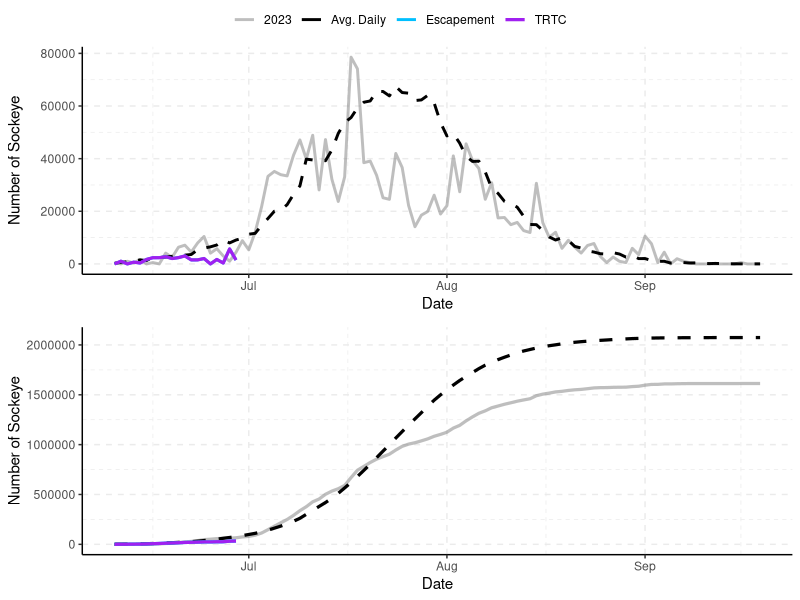
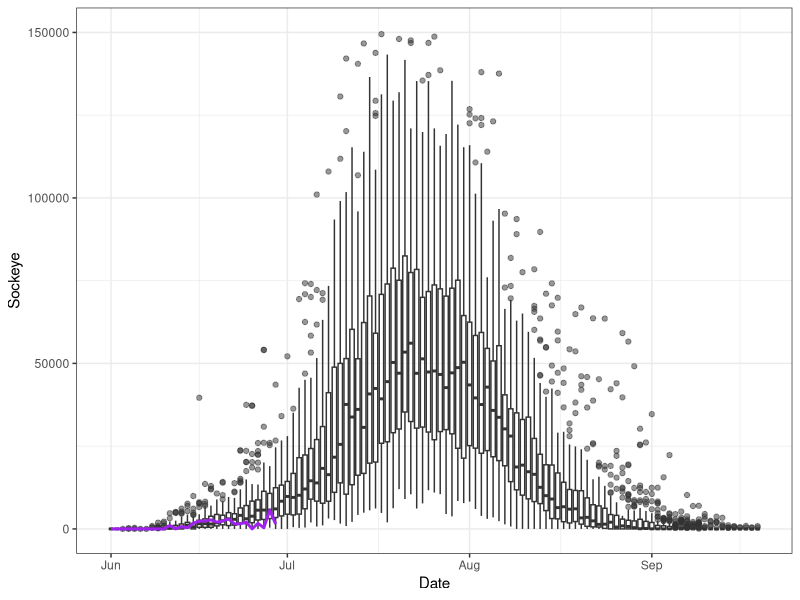
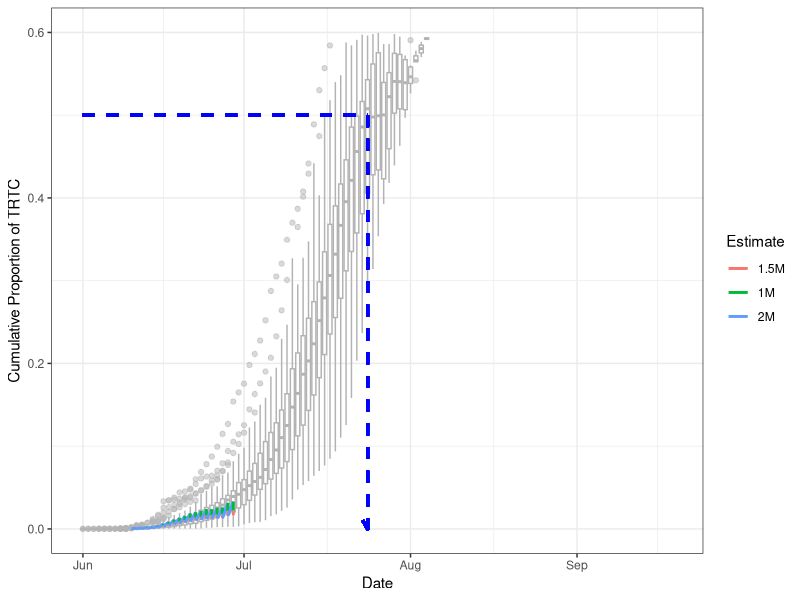
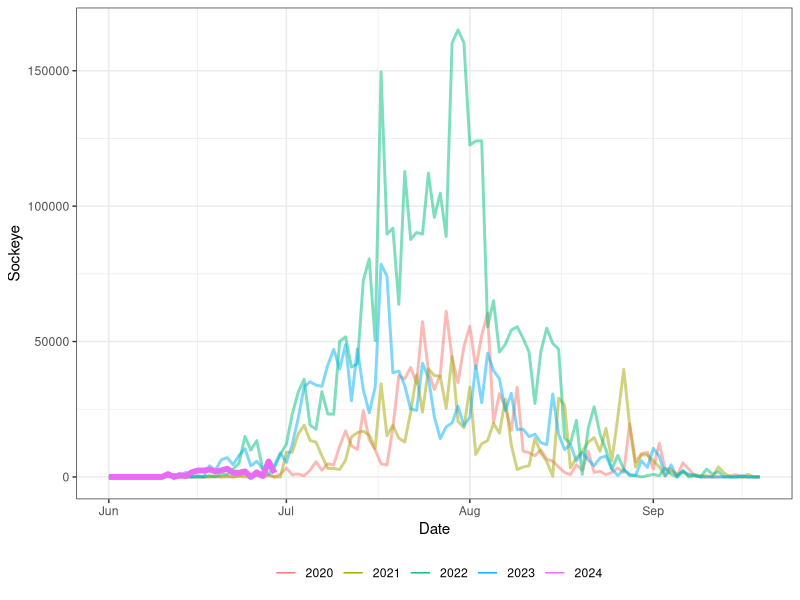
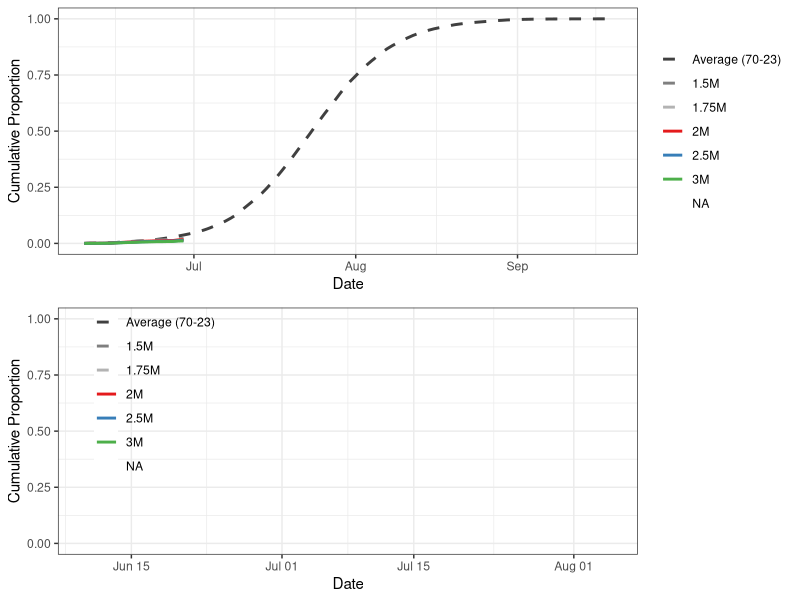
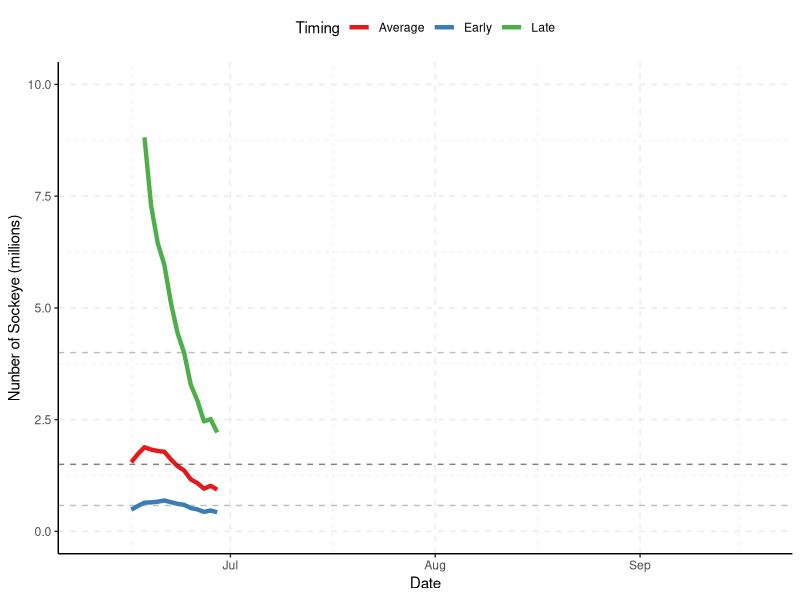
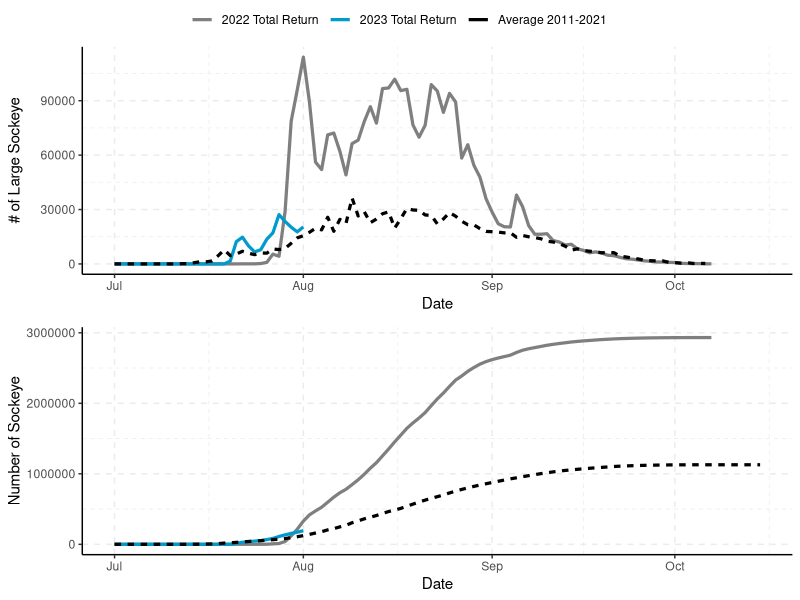
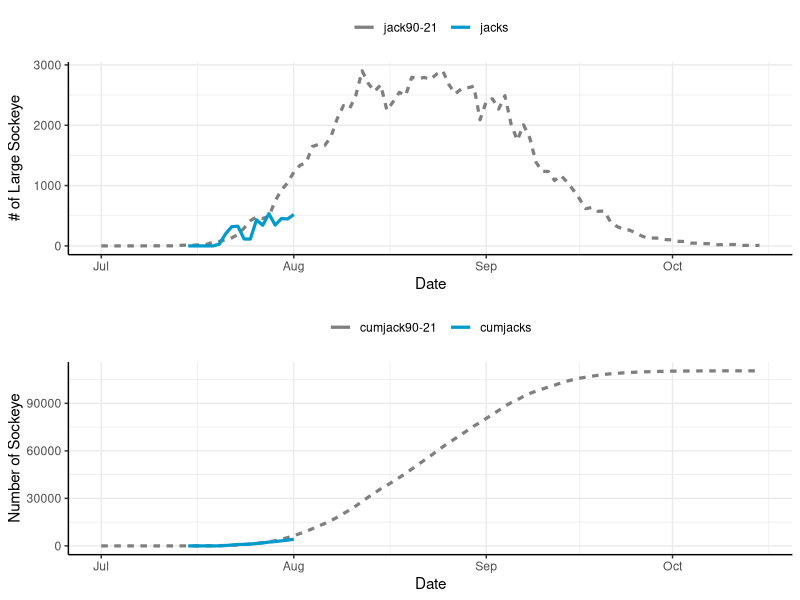

R code for these plots, in order:
## ---- chunk 1
library(tidyverse)
library(data.table)
library(readxl)
library(knitr)
library(ggpubr)
library(kableExtra)

options(scipen=10000)
## ---- chunk 2
data<-read_excel("data/tyee and catch and fence in-season updates 2024.xlsx",sheet="Tyee")
data$Date<-as.Date(data$Date)
## ---- chunk 3
tyee.day<-as.Date("2024-06-29")
tyee.date<-"June 29"
fence.day<-as.Date("2024-06-29")
fence.date<-"June 29"
## ---- chunk 4
i<-match(tyee.day,data$Date)

average<-data$average[i]

e<-data$cumtyee[i]
t<-data$cumtrtc[i]
c<-data$cumcatch[i]

avgper<-round(data$Runtiming[i],3)*100
earlyper<-round(data$Runtiming[i+7],3)*100
lateper<-round(data$Runtiming[i-7],3)*100

#stat2<-data.frame(`Cumulative to Date`=c("Escapement Past Tyee","TRTC (Escapement+Catch)","Catch (preliminary"),`Number of Sockeye`=c(e,t,c))
#kable(stat2,caption=paste0("Cumulative escapement, TRTC, and catch to ",todate,"."))

stat3<-data.frame(`Cumulative to Date`=c("Escapement Past Tyee","TRTC (Escapement+Catch)","Catch (preliminary)"),`Number of Sockeye`=c(e,t,c),
                  `Run Timing`=c("Average","One week early","One week late"),`Percent Through`=c(avgper,earlyper,lateper))

kable(stat3,caption=paste0("Cumulative escapement, TRTC, and catch to ",tyee.date,"."))

## ---- chunk 5
escandtrtcdaily<-data%>%select(Date,Escapement=esctyee,TRTC=`dailytrtc`,`Avg. Daily`=`average70-23`,"2023"=esc23)%>%
  pivot_longer(2:5,values_to="Number of Sockeye",names_to="Type")%>%
  mutate(lt=case_when(Type=="Escapement"|Type=="TRTC"~"2024",
                      Type=="Avg. Daily"~"Average",
                      Type=="2023"~"2023"))

t1<-ggplot(escandtrtcdaily,aes(x=Date,y=`Number of Sockeye`,color=Type,linetype=lt,size=Type,alpha=Type))+
  geom_line()+
  scale_size_manual(values=c(1,1,1,1.1))+
  scale_alpha_manual(values=c(.5,1,1,1))+
  scale_color_manual(values=c("grey50","black","deepskyblue1","purple"))+
  scale_linetype_manual(values=c("solid","solid","dashed"))+
  theme_classic()+
  grids(linetype = "dashed")+
  theme(legend.title = element_blank(),legend.position = "top")+
  guides(linetype="none")


escandtrtccum<-data%>%select(Date,Escapement=cumtyee,TRTC=cumtrtc,`Avg. Cumulative`=`cum70-23`,"2023"=cum23)%>%
  pivot_longer(2:5,values_to="Number of Sockeye",names_to="Type")%>%
  mutate(lt=case_when(Type=="Escapement"|Type=="TRTC"~"2024",
                      Type=="Avg. Cumulative"~"Average",
                      Type=="2023"~"2023"))

t2<-ggplot(escandtrtccum,aes(x=Date,y=`Number of Sockeye`,color=Type,linetype=lt,alpha=Type))+
  geom_line(linewidth=1.1)+
  scale_linetype_manual(values=c("solid","solid","dashed"))+
  scale_size_manual(values=c(1,1,1,1.1))+
  scale_alpha_manual(values=c(.5,1,1,1))+
  scale_color_manual(values=c("grey50","black","deepskyblue1","purple"))+
  theme_classic()+
  grids(linetype = "dashed")+
  theme(legend.title = element_blank(),legend.position = "top")+
  guides(linetype="none")
## ---- chunk 6
#| label: fig-plot
#| echo: false
#| results: asis
#| message: false
#| warning: false
#| fig-cap: "Daily (top) and cumulative (bottom) estimated escapement and TRTC (escapement + adjusted catch) at the Tyee test fishery versus the 1985-2023 average."
#| fig-height: 8

ggarrange(t1,t2,align="v",ncol=1,common.legend = TRUE)

## ---- chunk 7
#| label: fig-daily-boxplot
#| echo: false
#| message: false
#| warning: false
#| fig-cap: "Daily run through Tyee (uncorrected) from 1970-2023. 2024 run is shown in purple."
#| fig-height: 5

daily<-read_excel("data/tyee and catch and fence in-season updates 2024.xlsx",sheet="tyee daily")

gg.daily<-daily%>%
  pivot_longer("1970":"2024",names_to="Year",values_to="Sockeye")%>%
  mutate(Year=as.numeric(Year))

ggplot(gg.daily,aes(x=Date,y=Sockeye,group=Date))+
  geom_boxplot(fill="white",alpha=.5)+
      geom_line(data=gg.daily%>%filter(Year==2024),aes(x=Date,y=Sockeye,group=1),color="purple",linewidth=1)+
  ylim(0,150000)+
  theme_bw()
## ---- chunk 8
#| label: fig-dailt-cumulative-boxplot
#| echo: false
#| message: false
#| warning: false
#| fig-cap: "Daily cumulative proportion of the sockeye run through Tyee (uncorrected) from 1970-2023. The 2024 run estiamtes are shown by the coloured lines. Each line represents the proportion through based on a final season estimate shown in the legend. For example, the red line is based on a final TRTC of 1.5M, with the line showing the cumulative number of sockeye through on each date / 1.5M. Until we have the true final TRTC, we will not be able to calculate the true cumulative proportion. This is done to give an idea of run-timing and whether the pre-season forecast is likely to be close to the in-season estimate. The blue dashed line indicates the long-term average 50% through date."
#| fig-height: 5

dailycum<-read_excel("data/tyee and catch and fence in-season updates 2024.xlsx",sheet="tyee pcum")

gg.daily.pcum<-dailycum%>%select("Date":"2023")%>%
  pivot_longer("1970":"2023",names_to="Year",values_to="Sockeye")%>%
  mutate(Year=as.numeric(Year))

data2<-data.frame(date=data$Date,cumtrtc=data$cumtyee)%>%
  mutate(`1M`=cumtrtc/1000000,
         `1.5M`=cumtrtc/1500000,
         `2M`=cumtrtc/2000000)%>%
  pivot_longer(`1M`:`2M`,names_to="estimate",values_to="p")

ggplot(gg.daily.pcum,aes(x=Date,y=Sockeye,group=Date))+
  geom_boxplot(fill="white",color="grey70",alpha=.5)+
    geom_line(data=data2,aes(x=as.POSIXct(date),y=p,color=estimate,group=1),linewidth=1,lwd=2)+
    geom_segment(aes(x=as.POSIXct("2024-06-01"),y=.5,xend=as.POSIXct("2024-07-24"),yend=.5),color="blue",lwd=1,linetype="dashed")+
  geom_segment(aes(x=as.POSIXct("2024-07-24"),y=.5,xend=as.POSIXct("2024-07-24"),yend=0),color="blue",arrow = arrow(length=unit(.25, 'cm')),lwd=1,linetype="dashed")+
  #ylim(0,150000)+
    theme_bw()+
  ylim(0,.6)+
  labs(color="Estimate",y="Cumulative Proportion of TRTC")

## ---- chunk 9
#| label: fig-tyee2
#| echo: false
#| warning: false
#| message: false
#| fig-cap: "Daily run through Tyee (uncorrected) since 2020. 2024 run is shown in purple."
#| fig-height: 5

gg.daily2<-gg.daily%>%filter(Year>=2020)%>%
  mutate(per=ifelse(Year==2024,"current","past"))

ggplot(gg.daily2,aes(x=Date,y=Sockeye,color=factor(Year),linewidth=per,alpha=per))+
  geom_line()+
  scale_linewidth_manual(values=c(2,1))+
  scale_alpha_manual(values=c(1,.5))+
  theme_bw()+
  guides(alpha="none",linewidth="none")+
  labs(color="")+
  theme(legend.position = "bottom")


## ---- chunk 10
#| label: fig-cumu
#| include: false
#| echo: false
#| message: false
#| warning: false
#| fig-cap: "Cumulative estimated daily proportion of TRTC based on 1985-2021 average."
#| fig-height: 8

i<-match(tyee.day,data$Date)

early<-data$early[i]
average<-data$average[i]
late<-data$late[i]

names(data)

pcum<-data%>%select(Date,cumtrtc,"Average (70-23)"=`pcum70-23`)%>%
  mutate(`1.5M`=cumtrtc/1500000,
         `1.75M`=cumtrtc/1750000,
         `2M`=cumtrtc/2000000,
         `2.5M`=cumtrtc/2500000,
         `3M`=cumtrtc/3000000,
         "Early (70-23)"=lead(`Average (70-23)`,7),
         "Late (70-23)"=lag(`Average (70-23)`,7))%>%
  select(-cumtrtc)%>%
  pivot_longer(2:9,names_to="Type",values_to="cp")%>%
  mutate(Type=factor(Type,levels=c("Early (85-21)","Average (70-23)", "Late (85-21)"
                                   ,"1.5M","1.75M","2M","2.5M","3M")))

cols<-RColorBrewer::brewer.pal(5, "Set1")

g1<-ggplot(pcum,aes(x=Date,y=cp,color=Type,linetype=Type))+
  geom_line(size=1)+
  scale_colour_manual(values=c("grey25","grey50","grey70",cols))+
  scale_linetype_manual(values=c("dashed","dashed","dashed","solid","solid","solid","solid","solid"))+
  theme_bw()+
  labs(y="Cumulative Proportion")+
  theme(legend.title=element_blank(),legend.position.inside=c(.85,.35),legend.background = element_blank())

g2<-ggplot(pcum,aes(x=Date,y=cp,color=Type,linetype=Type))+
  geom_line(size=1)+
  scale_colour_manual(values=c("grey25","grey50","grey70",cols))+
  scale_linetype_manual(values=c("dashed","dashed","dashed","solid","solid","solid","solid","solid"))+
  theme_bw()+
  labs(y="Cumulative Proportion")+
  theme(legend.title=element_blank(),legend.position=c(.17,.65),legend.background = element_blank())+
  ylim(0,1)+
  xlim(as.Date("2023-06-10"),as.Date("2023-08-05"))

ggarrange(g1,g2,align="v",ncol=1)

## ---- chunk 11
#| label: fig-table
#| echo: false
#| results: asis

i<-match(tyee.day,data$Date)

early<-round(data$early[i],0)
average<-round(data$average[i],0)
late<-round(data$late[i],0)

stat1<-data.frame(`Run-Timing`=c("Early","Average","Late"),`Forecasted Final Run Size`=c(early,average,late))

kable(stat1,caption="Forecasted sockeye final TRTC based on 1 week early, average and 1 week late run-timing.")

## ---- chunk 12
#| label: fig-fore
#| echo: false
#| warning: false
#| fig-cap: "Forecasted final TRTC of Skeena sockeye based on the simple scalar run-timing model. The dashed horizontal lines show the median p50 value of the pre-season forecast (black), and the 90% confidence intervals (grey)."
#| fig-height: 4

tyeemodel<-data%>%select(Date,Early=early,Average=average,Late=late)%>%
  pivot_longer(2:4,values_to="Number of Sockeye",names_to="Timing")

ggplot(tyeemodel,aes(x=Date,y=`Number of Sockeye`/10^6,color=Timing))+
  geom_line(size=1.5)+
  labs(y="Nunber of Sockeye (millions)")+
  scale_color_brewer(palette="Set1")+
  theme_classic()+
  ylim(0,10)+
  geom_hline(yintercept=.580,linetype="dashed",alpha=.5,color="grey50")+
  geom_hline(yintercept=1.5,linetype="dashed",alpha=.5,color="black")+
  geom_hline(yintercept=4,linetype="dashed",alpha=.5,color="grey50")+
  grids(linetype = "dashed")+
  theme(legend.position = "top")
## ---- chunk 13
#| echo: false
#| results: asis
#| include: false

fence<-read_excel("data/tyee and catch and fence in-season updates 2023.xlsx",sheet="Babine")
fence$Date<-as.Date(fence$Date)
## ---- chunk 14
#| label: fig-table2
#| echo: false
#| results: asis
#| include: false

i<-match(fence.day,fence$Date)

totalrun<-fence$cumrun[i]
cumjacks<-fence$cumjacks[i]

stat2<-data.frame(`Babine Fence`=c("Large Sockeye","Jacks"),`Total Run`=c(totalrun,cumjacks))

kable(stat2,caption=paste0("Cumulative large sockeye and jacks to Babine River fence to ",fence.date,".")) %>% kable_styling(latex_options = "HOLD_position")

## ---- chunk 15
#| echo: false
#| warning: false
#| include: false

fencedaily<-fence%>%select(Date,`2023 Total Return`=totalrun,`2022 Total Return`=dailyTR.2022,`Average 2011-2021`=`avg11-21`)%>%
  pivot_longer(2:4,values_to="Number of Sockeye",names_to="Type")%>%
  mutate(lt=case_when(Type=="2022 Total Return"|Type=="2023 Total Return"~"Annual",
                      Type=="Average 2011-2021"~"Average"))

b1<-ggplot(fencedaily,aes(x=Date,y=`Number of Sockeye`,color=Type,linetype=lt))+
  geom_line(size=1.1)+
  scale_color_manual(values=c("grey50","deepskyblue3","black"))+
  theme_classic()+
  grids(linetype = "dashed")+
  theme(legend.title = element_blank(),legend.position = "top")+
  guides(linetype="none")+
  labs(y="# of Large Sockeye")

fencecum<-fence%>%select(Date,`2023 Total Return`=cumrun,`Average 2011-2021`=`cumavg11-21`,`2022 Total Return`=cumTR.2022)%>%
  pivot_longer(2:4,values_to="Number of Sockeye",names_to="Type")%>%
  mutate(lt=case_when(Type=="2022 Total Return"|Type=="2023 Total Return"~"Annual",
                      Type=="Average 2011-2021"~"Average"))

b2<-ggplot(fencecum,aes(x=Date,y=`Number of Sockeye`,color=Type,linetype=lt))+
  geom_line(size=1.1)+
  scale_color_manual(values=c("grey50","deepskyblue3","black"))+
  theme_classic()+
  grids(linetype = "dashed")+
  theme(legend.title = element_blank(),legend.position = "top")+
  guides(linetype="none")

## ---- chunk 16
#| label: fig-babine
#| echo: false
#| warning: false
#| fig-cap: "Top panel: Total run to Babine fence for 2023 compared to 2022 (recent highest year) and the average from 2011-2021. Bottom panel: Cumulative estimated run to the Babine fence for 2023 and the average from 2011-2021."
#| include: false
#| fig-height: 5.5

ggarrange(b1,b2,ncol=1,align="v",common.legend = TRUE)

## ---- chunk 17
#| echo: false
#| warning: false
#| include: false

fencejacks<-fence%>%select(Date,jacks=dailytotaljacks,`jack90-21`)%>%
  pivot_longer(2:3,values_to="Number of Sockeye",names_to="Type")%>%
  mutate(lt=case_when(Type=="jacks"~"Annual",
                      Type=="jack90-21"~"Average"))

j1<-ggplot(fencejacks,aes(x=Date,y=`Number of Sockeye`,color=Type,linetype=lt))+
  geom_line(size=1.1)+
  scale_color_manual(values=c("grey50","deepskyblue3","black"))+
  theme_classic()+grids()+
  theme(legend.title = element_blank(),legend.position = "top")+
  guides(linetype="none")+
  labs(y="# of Large Sockeye")

jackscum<-fence%>%select(Date,cumjacks,`cumjack90-21`)%>%
  pivot_longer(2:3,values_to="Number of Sockeye",names_to="Type")%>%
  mutate(lt=case_when(Type=="cumjacks"~"Annual",
                      Type=="cumjack90-21"~"Average"))

j2<-ggplot(jackscum,aes(x=Date,y=`Number of Sockeye`,color=Type,linetype=lt))+
  geom_line(size=1.1)+
  scale_color_manual(values=c("grey50","deepskyblue3","black"))+
  theme_classic()+grids()+
  theme(legend.title = element_blank(),legend.position = "top")+
  guides(linetype="none")

## ---- chunk 18
#| label: fig-cumu_bab
#| echo: false
#| warning: false
#| fig-cap: "Daily (top) and cumulative (bottom) estimated total run of sockeye jacks in 2023 at the Babine Fence versus the 1990-2021 average."
#| include: false
#| fig-height: 6

ggarrange(j1,j2,align="v",ncol=1)

## ---- chunk 19
#| label: fig-diff
#| echo: false
#| fig-cap: "Estimated difference in sockeye between escapement past Tyee and the Babine Fence based on 3 week migration timing, 10% non-Babine stocks, and in-river FSC and demo catch to date. The solid blue line is the escapement past Tyee, the dotted green line is the expected run at the Babine fence, the solid black line is the actual total run at the fence, and the red line is the difference between the black line and green line (fence run - expected run)."
#| include: false
#| fig-height: 6

#Explanation for figure
#This comparison aims to provide a coarse idea on the catchability at Tyee. #The red line in the figure below shows the difference between the escapement #past Tyee and the total run being counted at the Babine Fence, based on some #assumptions. These assumptions include 3 week migration timing, 10% #non-Babine stock composition and a rough estimate of in-river FSC and demo #harvest to date between Tyee and Babine. In 2023 some sockeye were missed #due to the delay from wildfire evacuations, however DFO and LBN staff #indicate that no sockeye were visible below the fence when it was evacuated, #and therefore the number of sockeye missed was probably fairly low. #Additional analysis will be required to provide an estimate of the number of #missed sockeye.

pernonbabine<-.1

ty<-data%>%select(Date, Observed.Tyee=cumtyee)
fe<-fence%>%select(Date,Actual.Fence=cumrun)

inrivercatch<-read_excel("data/tyee and catch and fence in-season updates 2023.xlsx",sheet="inriver catch")
inrivercatch$Date<-as.Date(inrivercatch$Date)

ca<-inrivercatch%>%select(Date,inriver.harvest)

comp<-merge(ty,fe,all=TRUE)%>%merge(ca,all=TRUE)%>%
  mutate(Expected.Babine=lag((1-pernonbabine)*Observed.Tyee,21),
         `Difference @ 3 Weeks`=Actual.Fence-Expected.Babine-inriver.harvest)%>%
  select(-inriver.harvest)%>%
  pivot_longer(2:5,names_to="Count",values_to="Fish")

ggplot(comp,aes(x=Date,y=Fish,color=Count,size=Count,linetype=Count))+
  geom_line()+
  theme_classic()+grids()+
  scale_colour_manual(values=c("black","red","seagreen4","blue"))+
  scale_linetype_manual(values=c("solid","solid","dashed","solid"))+
  scale_size_manual(values=c(2,1,1,1.5))+
  theme(legend.position="top")+
  labs(y="Number of Large Sockeye")+
  ylim(-250000,1500000)

## ---- chunk 20
#| echo: false
#| warning: false
#| include: false

hcr<-data.frame(TRTC=c(0,1050000,2000000,4000000,5000000),
                HR=c(0,0,.2,.4,.4))

p1<-ggplot(hcr,aes(x=TRTC/10^6,y=HR))+
  geom_line(size=1.1)+
  geom_vline(xintercept=average/10^6,linetype="dashed",col="#E41A1C")+
  geom_vline(xintercept=late/10^6,linetype="dashed",col="#4DAF4A")+
  geom_vline(xintercept=early/10^6,linetype="dashed",col="#377EB8")+
  theme_bw()+
  ylim(0,1)+
  labs(y="Canadian Harvest Rate",x="Skeena sockeye return to Canada (millions)")

data<-data%>%rowwise()%>%mutate("TAC-average"=case_when(average<1050000~0,
                          average>=1050000&average<2000000~((average-1050000)/(2000000-1050000)*(.2-.0)+0)*average,
                          average>=2000000&average<4000000~((average-2000000)/(4000000-2000000)*(.4-.2)+.2)*average,
                          average>=4000000~.4*average),
                          "TAC-late"=case_when(late<1050000~0,
                          late>=1050000&late<2000000~((late-1050000)/(2000000-1050000)*(.2-.0)+0)*late,
                          late>=2000000&late<4000000~((late-2000000)/(4000000-2000000)*(.4-.2)+.2)*late,
                          late>=4000000~.4*late),
                          "TAC-early"=case_when(early<1050000~0,
                          early>=1050000&early<2000000~((early-1050000)/(2000000-1050000)*(.2-.0)+0)*early,
                          early>=2000000&early<4000000~((early-2000000)/(4000000-2000000)*(.4-.2)+.2)*early,
                          early>=4000000~.4*early))

ggcatch<-data%>%select(Date,`Cumulative Catch 2023`=cumcatch,
                       `TAC-average`,`TAC-early`,`TAC-late`)%>%
  pivot_longer(2:5,names_to="Catch Type",values_to="Catch")%>%
  filter(Date>"2023-07-01"&Date<"2023-08-15")


p2<-ggplot(ggcatch,aes(x=Date,y=Catch,color=`Catch Type`,size=`Catch Type`,linetype=`Catch Type`))+
  geom_line(size=1.1)+
  scale_color_manual(values=c("black","#E41A1C","#377EB8","#4DAF4A"))+
  scale_size_manual(values=c(2,1,1,1))+
  scale_linetype_manual(values=c("solid","dashed","dashed","dashed"))+
  theme_bw()+
  labs(y="Number of Sockeye")+
  theme(legend.position="top")

catch<-data%>%select(Date,Gillnet=gncatch,Seine=sncatch)%>%
  pivot_longer(2:3,names_to="Gear",values_to="Catch")%>%
    filter(Date>"2023-07-01"&Date<"2023-08-15")

p3<-ggplot(catch,aes(x=Date,y=Catch,fill=Gear))+
  geom_col()+
  scale_fill_brewer(palette="Set1")+
  theme_bw()+
  theme(legend.position="top")

cpue<-data%>%select(Date,gncatch,sncatch,gneffort,sneffort)%>%
  mutate(Gillnet=gncatch/gneffort,Seine=sncatch/sneffort)%>%
  select(Date,Gillnet,Seine)%>%
  pivot_longer(2:3,names_to="Gear",values_to="CPUE")%>%
  filter(Date>"2023-07-01"&Date<"2023-08-15")

p4<-ggplot(cpue,aes(x=Date,y=CPUE,color=Gear))+
  geom_line()+geom_point()+
  scale_color_brewer(palette="Set1")+
  theme_bw()+
  theme(legend.position = "top")+
  labs(y="Sockeye CPUE")+
  expand_limits(y=0)

## ---- chunk 21
#| label: fig-skeena
#| echo: false
#| warning: false
#| fig-cap: "Top panel: The Skeena sockeye harvest control rule based on TRTC. Bottom panel: Cumulative Area 4 gillnet and seine sockeye catch versus daily estimates of TAC based on early (blue), average (red), and late (green) run-timing from the in-season TRTC model."
#| include: false
#| fig-height: 6

ggarrange(p1,p2,ncol=1,align="v")

## ---- chunk 22
#| label: fig-gill
#| echo: false
#| warning: false
#| fig-cap: "Top panel: Area 4 gillnet and seine sockeye catch. Bottom panel: CPUE of gillnet and seine based on daily catch/daily effort. Note that some values are preliminary."
#| include: false
#| fig-height: 6

ggarrange(p3,p4,ncol=1,align="v")
## ---- chunk 23
#| label: fig-demo
#| echo: false
#| warning: false
#| fig-cap: "Catches of sockeye in First Nations Area 4 demo fisheries."
#| include: false
#| fig-height: 4

demo.data<-read_excel("data/tyee and catch and fence in-season updates 2023.xlsx",sheet="demo catches")
demo.data$date<-as.Date(demo.data$date)

demo.totals<-demo.data%>%group_by(Nation=nation)%>%summarise("Total Demo Sockeye Catch"=sum(pieces))

total.demo.catch=sum(demo.totals$`Total Demo Sockeye Catch`)

total.row<-tibble(Nation="Total","Total Demo Sockeye Catch"=total.demo.catch)

demo.table<-rbind(demo.totals,total.row)

kable(demo.table,caption="Total Area 4 First Nations demo catches of sockeye.")%>%
  row_spec(3,hline_after=T) %>% kable_styling(latex_options = "HOLD_position")

ggplot(demo.data,aes(x=date,y=pieces,fill=nation))+
  geom_col()+
  labs(y="Number of Sockeye",x="Date",fill="Nation")+
  theme_bw()+
  xlim(c(as.Date("2023-07-01"),as.Date("2023-09-01")))


## ---- chunk 24
#| label: fig-other
#| echo: false
#| message: false
#| warning: false
#| fig-cap: "Number of other species caught and released (coho, chinook, chum and steelhead), or kept (pinks)."
#| include: false
#| fig-height: 7

othercatch<-read_excel("data/tyee and catch and fence in-season updates 2023.xlsx",sheet="gncatch")

#oc2<-othercatch%>%pivot_longer(4:10,names_to="Species",values_to="Catch")%>%
#  mutate(cpue=Catch/effort)%>%
#  filter(Date>as.Date("2023-07-05")&Date<as.Date("2023-08-10"))%>%
#  mutate(type=ifelse(Species%in%c("Chinook (Released)","Chum (Released)","Steelhead (Released)","Coho (Released)"),"Released","Kept"))%>%
#  mutate(sp=case_when(Species=="Chinook (Released)"~"Chinook",
#                      Species=="Coho (Released)"~"Coho",
#                      Species=="Pink (Kept)"~"Pink Kept",
#                      Species=="Pink (Released)"~"Pink Rel",
#                      Species=="Chum (Released)"~"Chum",
#                      Species=="Steelhead (Released)"~"Steelhead",
#                      Species=="Sockeye (Kept)"~"Sockeye"))

oc2<-othercatch%>%pivot_longer(4:10,names_to="Species",values_to="Catch")%>%
  mutate(cpue=Catch/effort)%>%
  filter(Date>as.Date("2023-07-05")&Date<as.Date("2023-08-10"))%>%
  mutate(type=ifelse(Species%in%c("Chinook (Released)","Chum (Released)","Steelhead (Released)","Coho (Released)"),"Released","Kept"))%>%
  mutate(sp=case_when(Species=="Chinook (Released)"~"Chinook",
                      Species=="Coho (Released)"~"Coho",
                      Species=="Pink (Kept)"~"Pink",
                      Species=="Pink (Released)"~"Pink",
                      Species=="Chum (Released)"~"Chum",
                      Species=="Steelhead (Released)"~"Steelhead",
                      Species=="Sockeye (Kept)"~"Sockeye"),
         dis=case_when(Species=="Chinook (Released)"~"Released",
                      Species=="Coho (Released)"~"Released",
                      Species=="Pink (Kept)"~"Kept",
                      Species=="Pink (Released)"~"Released",
                      Species=="Chum (Released)"~"Released",
                      Species=="Steelhead (Released)"~"Released",
                      Species=="Sockeye (Kept)"~"Kept"))

#ggplot(oc2,aes(x=Date,y=Catch,color=gear))+
#  geom_line()+geom_point()+
#  theme_classic()+
#  grids()+
#  facet_wrap(~Species,ncol=2,scales="free_y")+
#  theme(legend.position="top")+
#  expand_limits(y=0)

ggplot(oc2,aes(x=Date,y=Catch,color=gear))+
  geom_line()+geom_point()+
  theme_bw()+
  grids()+
  #facet_wrap(~Species,ncol=2,scales="free_y")+
  facet_grid(sp~dis,scales="free_y")+
  theme(legend.position="top")+
  expand_limits(y=0)

## ---- chunk 25
#| label: fig-other_cpue
#| echo: false
#| message: false
#| warning: false
#| fig-cap: "CPUE of other species caught and released (coho, chinook, chum and steelhead), or kept (pinks) by gillnets."
#| include: false
#| fig-height: 7

gncpue<-oc2%>%filter(gear=="gillnet")

ggplot(gncpue,aes(x=Date,y=cpue))+
  geom_line()+geom_point()+
  theme_bw()+
  grids()+
  #facet_wrap(~Species,ncol=2,scales="free_y")+
  facet_grid(sp~dis,scales="free_y")+
  theme(legend.position="top")
## ---- chunk 26
#| label: fig-seine
#| echo: false
#| message: false
#| warning: false
#| fig-cap: "CPUE of other species caught and released (coho, chinook, chum and steelhead), or kept (pinks) by seines."
#| include: false
#| fig-height: 7

sncpue<-oc2%>%filter(gear=="seine")

ggplot(sncpue,aes(x=Date,y=cpue))+
  geom_line()+geom_point()+
  theme_bw()+
  grids()+
  #facet_wrap(~Species,ncol=2,scales="free_y")+
  facet_grid(sp~dis,scales="free_y")+
  theme(legend.position="top")
## ---- chunk 27
#| label: fig-area4
#| echo: false
#| message: false
#| warning: false
#| fig-cap: "Total catch of other species caught and kept or released (coho, pinks, chinook, chum and steelhead) by gillnets and seines in the marine Area 4 commercial fishery."
#| include: false
#| fig-height: 6

oc.total<-oc2%>%group_by(gear,Species=sp,dis)%>%summarise(total=sum(Catch,na.rm=TRUE))

oc.table<-oc.total%>%pivot_wider(names_from=c("gear","dis"),values_from="total")%>%replace(is.na(.),0)

kable(oc.table,caption=paste0("Total catch of coho, chum, chinook, pink and steelhead in the commercial gillent and seine fisheries to ",tyee.date,"."))

ggplot(oc.total,aes(x=Species,y=total,fill=gear))+
  geom_col()+
  scale_color_brewer(palette="Set1")+
  #geom_text(aes(label=total),vjust=-.3,color="black")+
  facet_wrap(~dis,ncol=1,scales="free_y")+
  theme_bw()+
  labs(y="Total Catch",x="Species")+
  scale_y_continuous(expand=c(.1,0))+
  theme(strip.background = element_blank())

## ---- chunk 28
#| echo: false
#| include: false
#| warning: false
#| message: false

rt<-read_excel("data/rt karl.xlsx",sheet="Sheet1")

n=10000

rtm<-data.frame()

for (i in 1:nrow(rt)){
  u<-rt$MeanJulian[i]
  sd<-rt$SD[i]
  
  g<-data.frame(stock=rt$Stock[i],dev=rnorm(n,rt$MeanJulian[i],rt$SD[i]))
  rtm<-rbind(rtm,g)
  
}

#as.numeric(format(as.Date("2022-08-07"), "%j"))

days<-format(seq(as.Date("2022-06-01"),as.Date("2022-09-15"),10),"%b-%d")

rtm2<-rtm%>%filter(dev>=152&dev<=258)%>%group_by(stock)%>%mutate(u=mean(dev))

## ---- chunk 29
#| label: fig-boxp
#| echo: false
#| fig-cap: "Boxplots of stock specific run-timing through Tyee. Based on 2000-2014 data provided by Karl English from updated NBRR work. The filled area of the box represents 50% of the run."
#| warning: false
#| message: false
#| fig-height: 8

ggplot(rtm2,aes(x=dev,y=reorder(stock,dev,FUN=median),fill=stock))+
  geom_boxplot()+
  theme_classic()+grids()+
  scale_y_discrete(limits=rev)+
  guides(fill="none")+
  labs(y="Stock",x="Date",title="Stock run-timing at Tyee based on 2000-2014 GSI",subtitle="NBRR data provided by Karl English July 2022")+
 scale_x_continuous(breaks=seq(152,258,10),labels=days)+
  theme(axis.text.x = element_text(angle=90))

## ---- chunk 30
#| label: fig-hist
#| echo: false
#| fig-cap: "Histograms of stock specific run-timing through Tyee. Based on 2000-2014 data provided by Karl English from updated NBRR work."
#| warning: false
#| message: false
#| fig-height: 8

ggplot(rtm2,aes(x=dev))+
  geom_histogram(aes(fill=stock),binwidth = 5,alpha=.3)+
  facet_grid(reorder(stock,dev,FUN=median)~.,scales="free_y",switch="y")+
  theme_classic()+grids()+
  theme(strip.text.y.left = element_text(angle=0,size=8),
        strip.placement="outside",
        axis.text.y=element_blank(),
        axis.ticks.y=element_blank(),
        strip.background = element_blank(),
        axis.text.x = element_text(angle=90))+
  labs(y="Stock",x="Date",title="Stock run-timing at Tyee based on 2000-2014 GSI",subtitle="NBRR data provided by Karl English July 2022")+
  geom_vline(aes(xintercept=u,color=stock), size=1,alpha=.5)+
  scale_x_continuous(breaks=seq(152,258,10),labels=days)+
  guides(fill="none",color="none")+
  annotate("rect", xmin = 196, xmax = 219, ymin = 0, ymax = Inf,alpha = .2)
  
## ---- chunk 31
#| label: fig-dens
#| echo: false
#| fig-cap: "Density plot of stock specific run-timing through Tyee. Based on 2000-2014 data provided by Karl English from updated NBRR work."
#| warning: false
#| message: false
#| fig-height: 8

ggplot(rtm2,aes(x=dev),color=stock)+
  geom_density(aes(fill=stock),alpha=.3)+
  #scale_fill_brewer(palette="Set1")+
  facet_wrap(~reorder(stock,dev,FUN=median),scales="free_y",ncol=1,strip.position="left")+
  theme_classic()+grids()+
   theme(strip.text.y.left = element_text(angle=0,size=8),
        strip.placement="outside",
        axis.text.y=element_blank(),
        axis.ticks.y=element_blank(),
        axis.ticks.x=element_blank(),
        strip.background = element_blank(),
        axis.text.x = element_text(angle=90),
        plot.caption.position="plot",
        plot.caption=element_text(hjust=.5))+
  geom_vline(aes(xintercept=u,color=stock), size=1,alpha=.5)+
  labs(y="Stock",x="Date",caption="Stock run-timing at Tyee based on average run-timing (2000-2014) plus 3 weeks.\nVertical lines show the mean for each stock, with the 2022 harvest window\nshown by the grey shaded box.\nData from Karl English from NBRR update provided July 2022.")+
  scale_x_continuous(breaks=seq(152,258,10),labels=days)+
  guides(fill="none",color="none")+
   annotate("rect", xmin = 196, xmax = 219, ymin = 0, ymax = Inf,alpha = .2)

#ggsave("Tyee stock run timing.png",dpi=600,height=8,width=7)
## ---- chunk 32
#| include: false

babrt<-rtm%>%filter(stock%in%c("Babine W Early","Babine W Middle","Babine W Late","Babine Pinkut","Babine Fulton"))%>%
  mutate(fencert=dev+21)

days<-format(seq(as.Date("2022-07-01"),as.Date("2022-10-07"),7),"%b-%d")
as.numeric(format(as.Date("2022-10-07"), "%j"))

babrt2<-babrt%>%filter(fencert>=182&fencert<=280)%>%group_by(stock)%>%mutate(med=mean(fencert))

babmed<-babrt%>%group_by(stock)%>%summarise(u=mean(fencert))

ggplot(babrt2,aes(x=fencert))+
  geom_density(aes(fill=stock),alpha=.3)+
  scale_fill_brewer(palette="Set1")+
  facet_wrap(~reorder(stock,dev,FUN=median),scales="free_y",ncol=1,strip.position="left")+
  theme_classic()+grids()+
  theme(strip.text.y.left = element_text(angle=0,size=8),
        strip.placement="outside",
        axis.text.y=element_blank(),
        axis.ticks.y=element_blank(),
        axis.ticks.x=element_blank(),
        strip.background = element_blank(),
        axis.text.x = element_text(angle=90),
        plot.caption.position="plot",
        plot.caption=element_text(hjust=0))+
  geom_vline(aes(xintercept =med,color=stock), size=1,alpha=.5)+
  scale_color_brewer(palette="Set1")+
  labs(y="Stock",x="Date",
  caption="Stock run-timing at Babine fence based on average Tyee run-timing (2000-2014) plus 3 weeks.\nData from Karl English from NBRR update provied July 2022.")+
  scale_x_continuous(breaks=seq(182,280,7),labels=days)+
  guides(fill="none",color="none")

#ggsave("Babine run timing for Donna.png",dpi=600,height=8,width=7)
